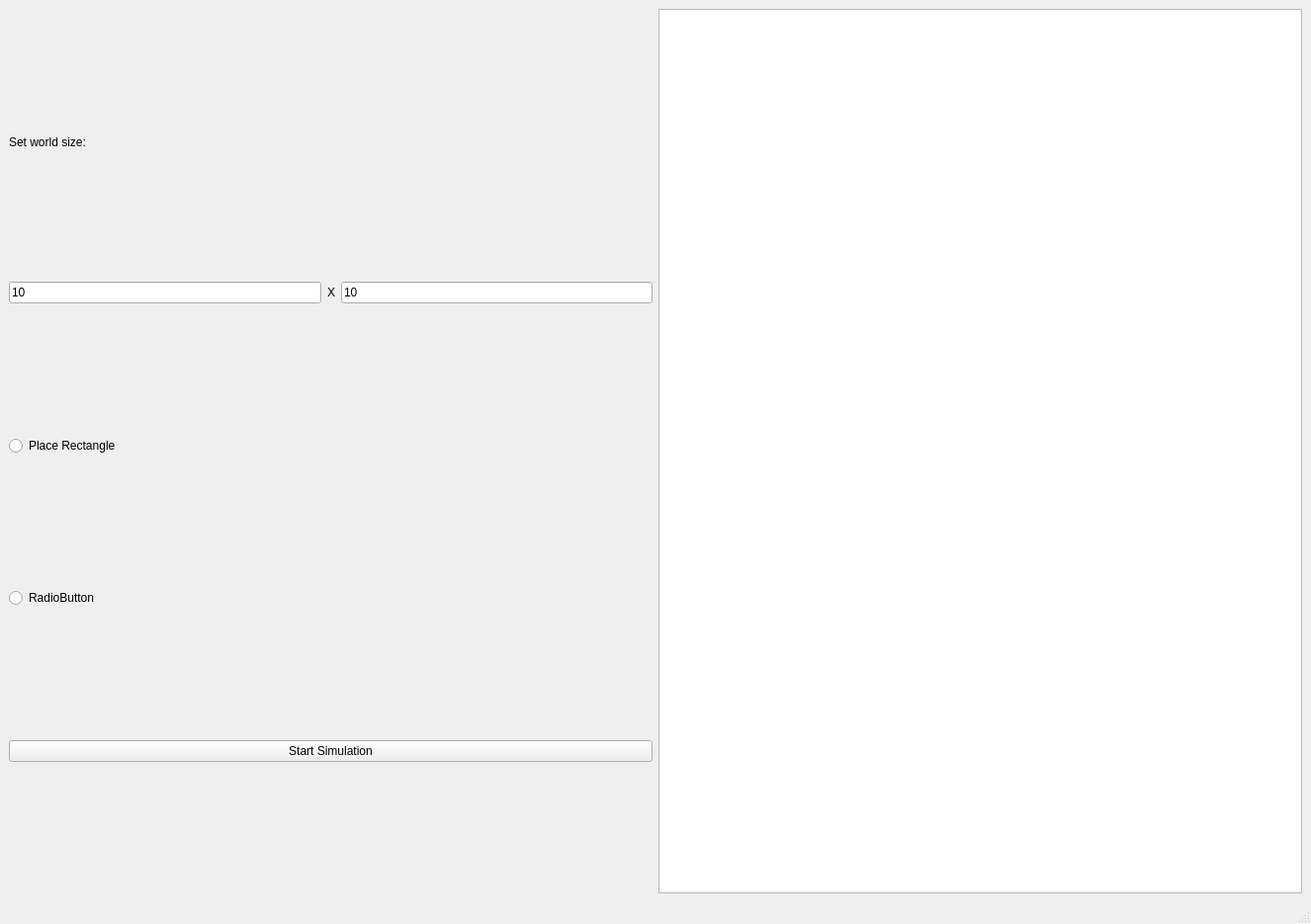
<?xml version="1.0" encoding="UTF-8"?>
<ui version="4.0">
 <class>MainWindow</class>
 <widget class="QMainWindow" name="MainWindow">
  <property name="geometry">
   <rect>
    <x>0</x>
    <y>0</y>
    <width>1326</width>
    <height>935</height>
   </rect>
  </property>
  <property name="windowTitle">
   <string>MainWindow</string>
  </property>
  <widget class="QWidget" name="centralwidget">
   <layout class="QHBoxLayout" name="horizontalLayout_2">
    <item>
     <layout class="QVBoxLayout" name="verticalLayout_2">
      <item>
       <widget class="QLabel" name="worldSizeLabel">
        <property name="sizePolicy">
         <sizepolicy hsizetype="Preferred" vsizetype="Fixed">
          <horstretch>0</horstretch>
          <verstretch>0</verstretch>
         </sizepolicy>
        </property>
        <property name="text">
         <string>Set world size:</string>
        </property>
       </widget>
      </item>
      <item>
       <layout class="QHBoxLayout" name="horizontalLayout_3">
        <property name="sizeConstraint">
         <enum>QLayout::SetDefaultConstraint</enum>
        </property>
        <item>
         <widget class="QLineEdit" name="lineEdit_2">
          <property name="inputMask">
           <string/>
          </property>
          <property name="text">
           <string>10</string>
          </property>
         </widget>
        </item>
        <item>
         <widget class="QLabel" name="xLabel">
          <property name="sizePolicy">
           <sizepolicy hsizetype="Preferred" vsizetype="Fixed">
            <horstretch>0</horstretch>
            <verstretch>0</verstretch>
           </sizepolicy>
          </property>
          <property name="text">
           <string>X</string>
          </property>
         </widget>
        </item>
        <item>
         <widget class="QLineEdit" name="lineEdit">
          <property name="text">
           <string>10</string>
          </property>
         </widget>
        </item>
       </layout>
      </item>
      <item>
       <widget class="QRadioButton" name="placeRectangleRadioButton">
        <property name="text">
         <string>Place Rectangle</string>
        </property>
       </widget>
      </item>
      <item>
       <widget class="QRadioButton" name="radioButton_2">
        <property name="text">
         <string>RadioButton</string>
        </property>
       </widget>
      </item>
      <item>
       <widget class="QPushButton" name="startButton">
        <property name="text">
         <string>Start Simulation</string>
        </property>
       </widget>
      </item>
     </layout>
    </item>
    <item>
     <widget class="QGraphicsView" name="graphicsView"/>
    </item>
   </layout>
  </widget>
  <widget class="QMenuBar" name="menubar">
   <property name="geometry">
    <rect>
     <x>0</x>
     <y>0</y>
     <width>1326</width>
     <height>38</height>
    </rect>
   </property>
  </widget>
  <widget class="QStatusBar" name="statusbar"/>
 </widget>
 <resources/>
 <connections/>
</ui>
